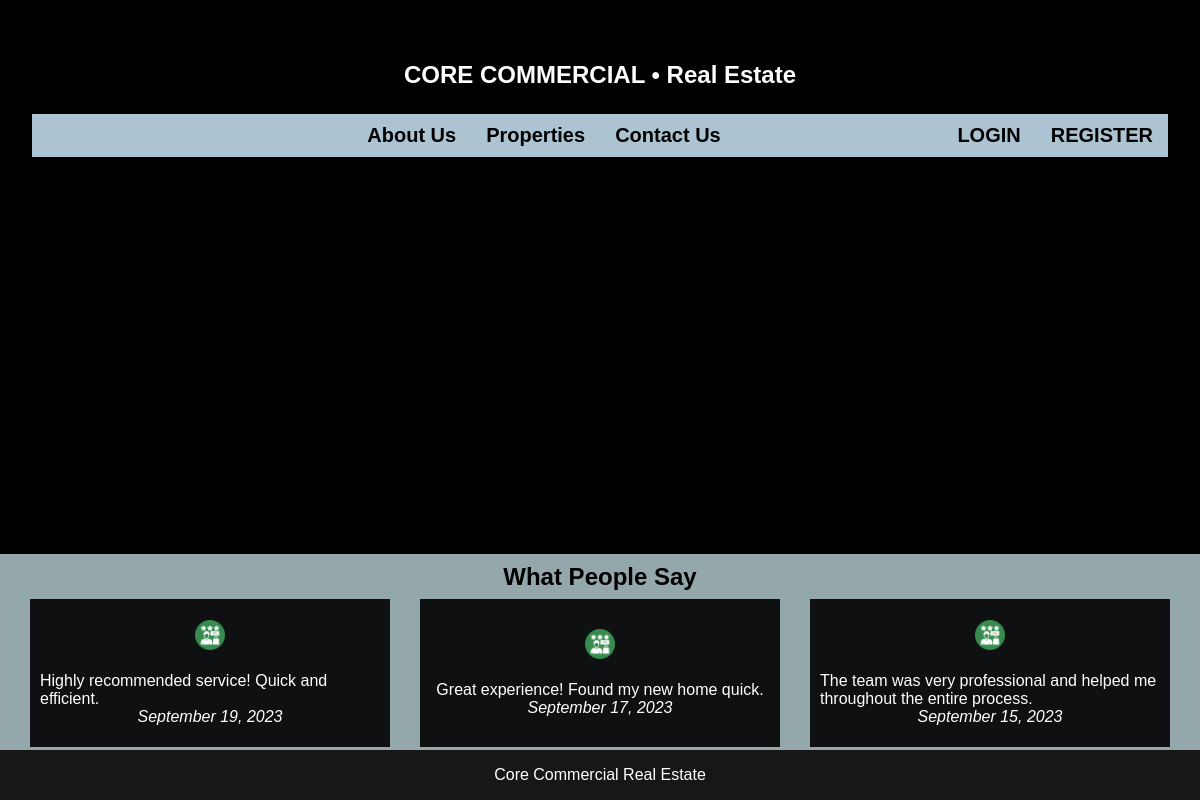
The page / on the database its author committed.
### tables this page shows
CREATE TABLE IF NOT EXISTS reviews (
    id INT AUTO_INCREMENT PRIMARY KEY,
    user_id INT NOT NULL, 
    review_text TEXT NOT NULL,
    status ENUM('awaiting', 'approved', 'rejected') NOT NULL DEFAULT 'awaiting',
    created_at TIMESTAMP DEFAULT CURRENT_TIMESTAMP,
    FOREIGN KEY (user_id) REFERENCES users(id) ON DELETE CASCADE
);

### index.php (the view, shortened to what this page needs)
<?php
include 'includes/db.php';
$reviewStatement = $pdo->query("SELECT review_text, created_at, (SELECT name FROM users WHERE users.id = reviews.user_id) AS reviewer_name FROM reviews WHERE status = 'approved' ORDER BY created_at DESC LIMIT 3");
$recentReviews = $reviewStatement->fetchAll(PDO::FETCH_ASSOC);
?>
<!DOCTYPE html>
<html lang="en">
<head>
    <link rel="stylesheet" href="assets/css/style.css">
</head>
<body>
    <div class="container">
        <header class="navbar">
            <nav class="nav-bar-container">
                <div class="nav-left">
                    <h1><a href="index.php"><b>CORE COMMERCIAL</b> • Real Estate</a></h1>
                </div>
            </nav>
            <nav class="nav-links">
                <ul>
                    <div class="centered-links">
                        <li><a href="about.php">About Us</a></li>
                        <li><a href="customer/properties.php">Properties</a></li>
                        <li><a href="contact.php">Contact Us</a></li>
                    </div>
                    <div class="right-hand-links">
                        <?php if (isset($_SESSION['user_id'])): ?>
                            <li><a href="my_account.php">My Account</a></li>
                            <li><a href="logout.php">Logout</a></li>
                        <?php else: ?>
                            <li><a href="login.php" class="accesslink">LOGIN</a></li>
                            <li><a href="signup.php" class="accesslink">REGISTER</a></li>
                        <?php endif; ?>
                    </div>
                </ul>
            </nav>
        </header>
        <video autoplay muted loop id="index_video">
            <source src="assets/videos/index-video3.mp4" type="video/mp4">
        </video>
        <div class="main-content">
            <div class="reviews">
                <div class="review-header">
                    <h2>What People Say</h2>
                </div>
                <div class="horizontal-review-grid">
                    <?php if (!empty($recentReviews)): ?>
                        <?php foreach ($recentReviews as $review): ?>
                            <div class="review-box">
                                <p><img src="assets/logos/reviewer.png" id="review-logo"></p><br>
                                <p><?php echo htmlspecialchars($review['review_text']); ?></p>
                                <p><em><?php echo htmlspecialchars(date('F j, Y', strtotime($review['created_at']))); ?></em>
                                </p>
                            </div>
                        <?php endforeach; ?>
                    <?php else: ?>
                        <p>No recent reviews found.</p>
                    <?php endif; ?>
                </div>
            </div>
        </div>
        <footer>
            <p>Core Commercial Real Estate</p>
        </footer>
    </div>
</body>
</html>

### assets/css/style.css (style rules this page uses)
* { margin: 0; padding: 0; box-sizing: border-box; }
html, body { height: 100%; width: 100%; overflow-x: hidden; display: flex; flex-direction: column; }
header { color: white; padding: 2rem; font-family: 'Lucida Sans', 'Lucida Sans Regular', 'Lucida Grande', 'Lucida Sans Unicode', Geneva, Verdana, sans-serif; text-align: center; width: 100%; z-index: 1; position: relative; }
nav ul { list-style: none; display: flex; padding: 1rem; font-size: 20px; }
nav ul li { margin: 0 1rem; }
nav ul li a { color: rgb(0, 0, 0); text-decoration: none; transition: color 0.3s; }
nav h1 { padding-bottom: 15px; padding-top: 19px; background-color: black; color: white; text-align: center; position: relative; }
.centered-links { display: flex; width: 90%; justify-content: center; padding-left: 10%; }
.right-hand-links { display: flex; flex-direction: row; }
.nav-left h1 { margin: 0; font-size: 24px; text-align: center; }
.nav-left h1 a { color: #fff; text-decoration: none; }
.nav-links { background-color: rgba(191, 218, 233, 0.9); padding: 10px 0; text-align: center; }
.nav-links ul { margin: 0; padding: 0; list-style: none; }
.nav-links ul li { display: inline; margin: 0 15px; }
.nav-links ul li a { text-decoration: none; color: black; font-weight: bold; }
.nav-bar-container { display: flex; justify-content: center; align-items: center; background-color: #000; color: white; padding: 10px 0; position: relative; }
.container { display: flex; flex-direction: column; justify-content: space-between; min-height: 100vh; }
#index_video { position: fixed; top: 0; left: 0; width: 100vw; height: 100vh; object-fit: cover; z-index: -1; background-color: black; }
.main-content { flex-grow: 1; width: 100%; display: flex; flex-direction: column; }
.reviews { width: 100%; height: 35%; background-color: rgb(211, 239, 246, 0.7); z-index: 1; margin-top: auto; display: flex; flex-direction: column; align-items: center; justify-content: space-evenly; font-family: 'Lucida Sans', 'Lucida Sans Regular', 'Lucida Grande', 'Lucida Sans Unicode', Geneva, Verdana, sans-serif; }
.review-header { width: 100%; height: 20%; display: flex; justify-content: center; align-items: center; }
#review-logo { height: 30px; width: 30px; }
.horizontal-review-grid { display: flex; justify-content: space-evenly; height: 75%; width: 100%; }
.review-box { flex-direction: column; display: flex; justify-content: center; align-items: center; width: 30%; height: 100%; background-color: rgba(0, 0, 0, 0.9); color:#fff; padding: 10px; }
footer { background-color: rgba(24, 24, 24, 0.97); color: white; text-align: center; padding: 1rem; width: 100%; font-family: 'Lucida Sans', 'Lucida Sans Regular', 'Lucida Grande', 'Lucida Sans Unicode', Geneva, Verdana, sans-serif; }

### rows shown on the page
reviews: review_text "Highly recommended service! Quick and efficient.", created_at "September 19, 2023"
reviews: review_text "Great experience! Found my new home quick.", created_at "September 17, 2023"
reviews: review_text "The team was very professional and helped me throughout the entire process.", created_at "September 15, 2023"
